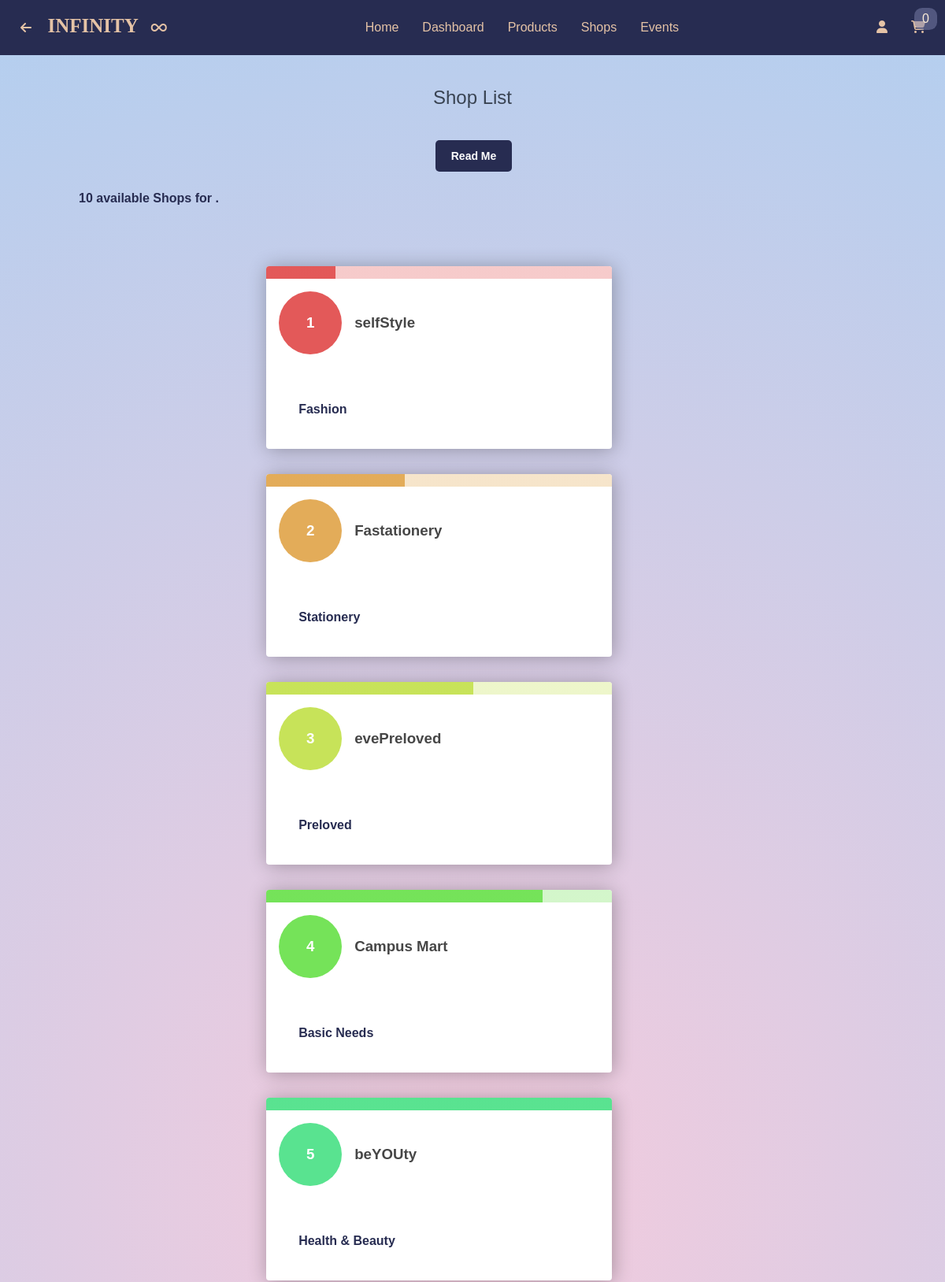
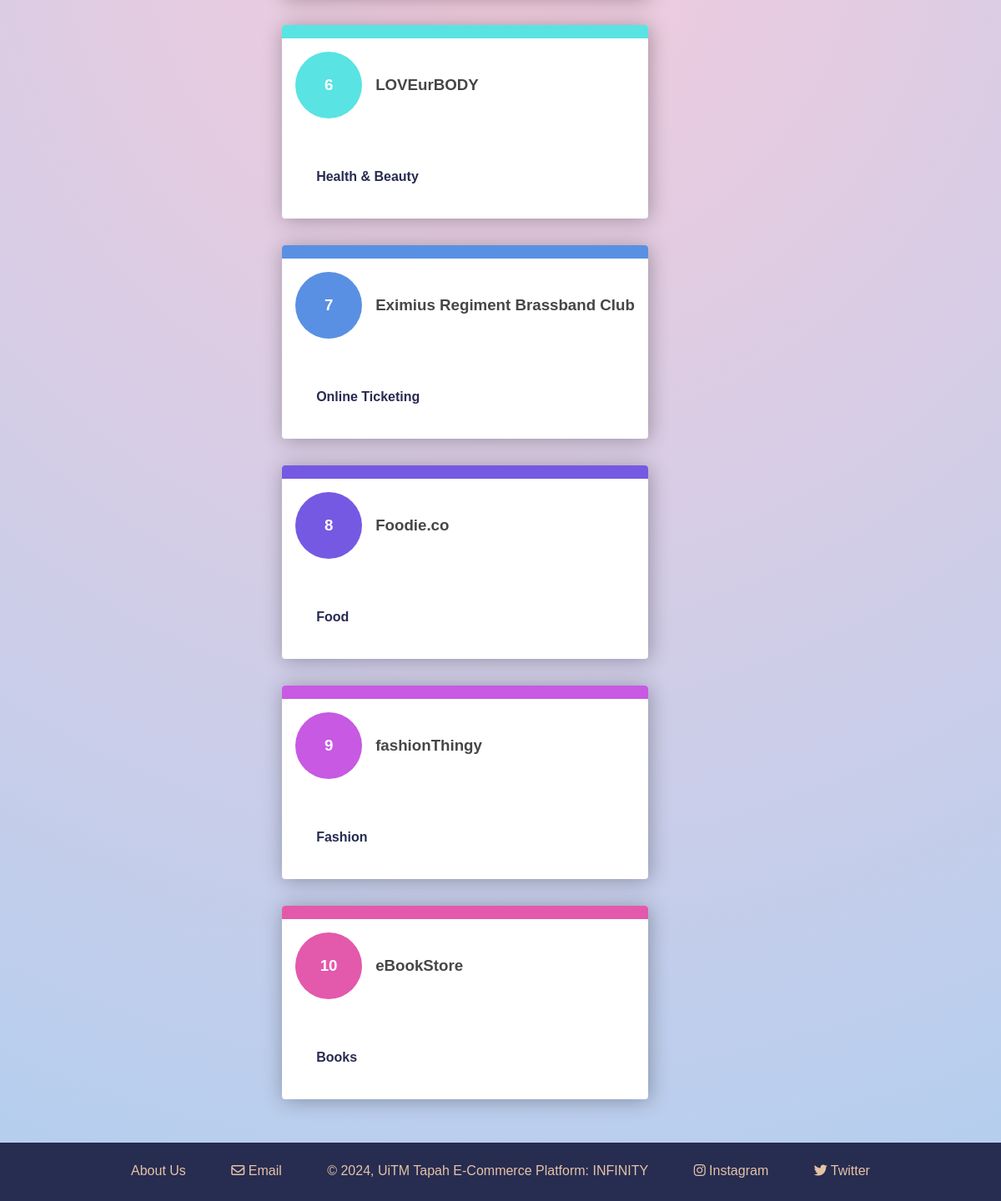
Screenshot of /Dashboard/index.php?page=../Shops/shops with the database file from the repository (2 pictures, top to bottom).
### tables this page shows
CREATE TABLE `sellers` (
  `sellerID` int(11) NOT NULL,
  `sellerName` varchar(100) NOT NULL,
  `sellerCategory` varchar(10) DEFAULT NULL,
  `sellerFaculty` varchar(25) DEFAULT NULL,
  `sellerCourse` varchar(25) DEFAULT NULL,
  `sellerAddress` varchar(100) DEFAULT NULL,
  `sellerPnum` varchar(20) DEFAULT NULL,
  `sellerEmail` varchar(50) DEFAULT NULL,
  `password` varchar(255) DEFAULT NULL,
  `token` varchar(100) DEFAULT NULL,
  `shopName` varchar(100) DEFAULT NULL,
  `shopCreated` date DEFAULT curdate(),
  `shopCategory` varchar(50) DEFAULT NULL,
  `sellerPicturePath` varchar(255) DEFAULT NULL
);

### Dashboard/index.php (called while the page is built, shortened)
<?php
include 'functions.php';
    $page = isset($_GET['page']) && file_exists($_GET['page'] . '.php') ? $_GET['page'] : 'home';
    include $page . '.php';
?>

### Shops/shops.php (the view, shortened to what this page needs)
<?php
$query = "SELECT * FROM sellers";
$stmt = $conn->prepare($query);
$stmt->execute();
$result = $stmt->get_result();
$sellers = $result->fetch_all(MYSQLI_ASSOC);
$total_sellers = $result->num_rows;
?>
<?= template_header('Shops') ?>
<div class="products content-wrapper">
	<h1>Shop List</h1>
	<div class="popup" onclick="popup()">Read Me
	</div>
	<p><?= $total_sellers ?> available Shops for <?php echo $_SESSION['customerName']; ?>.</p>
	<div class="shop-container">
		<ol style="--length: 5" role="list">
			<?php
			$i = 1;
			foreach ($sellers as $seller) { ?>
				<li style="--i: <?= $i ?>">
					<a href="index.php?page=../Shops/shopProduct&sellerID=<?= $seller['sellerID'] ?>">
						<h3><?= $seller['shopName'] ?></h3>
						<p><?= $seller['shopCategory'] ?></p>
					</a>
				</li>
			<?php
				$i++;
			}
			?>
		</ol>
	</div>
</div>
<?= template_footer() ?>

### Dashboard/functions.php (shortened to what this page needs)
<?php
function template_header($title)
{
    $customerName =  $_SESSION['customerName'];
    $customerID = $_SESSION['customerID'];
    $num_items_in_cart = isset($_SESSION['cart']) ? count($_SESSION['cart']) : 0;
    echo <<<EOT
    <!DOCTYPE html>
    <html>
        <head>
            <title>$title</title>
            <link href="../css/styling1.css" rel="stylesheet">
            <link rel="stylesheet" href="https://cdnjs.cloudflare.com/ajax/libs/font-awesome/6.4.2/css/all.min.css"/>
        </head>
        <body>
            <header>
                <div class="navbar">
                    <div class="logo">
                        <a href="javascript:history.back()"><i class="fas fa-arrow-left"></i></a>
                        <a>INFINITY<i class="fa-solid fa-infinity" style="background-color:#272c51 ; color:#e5c3a6;"></i>
                        </a>
                    </div>
                    <ul class="links">
                        <li><a href="index.php">Home</a></li>
                        <li><a href="index.php?page=../Dashboard/dashboard">Dashboard</a></li>
                        <li><a href="index.php?page=../Products/products">Products</a></li>
                        <li><a href="index.php?page=../Shops/shops">Shops</a></li>
                        <li><a href="index.php?page=../Events/events">Events</a></li>
                    </ul>
                    <ul class="links">
                        <div class="dropdown">
                            <button class="dropbtn"> $customerName <i class="fas fa-user"></i></button>
                                <a href="index.php?page=../Profile/profile&customerID=$customerID">Profile</a>
                                <a href="index.php?page=../Products/placeOrder&customerID=$customerID">Order History</a>
                        </div>
                        <a href="index.php?page=../Products/cart"><i class="fas fa-shopping-cart"></i>
                        <span class="badge-cart">$num_items_in_cart</span></a>
                    </ul>
                </div>
            </header>
            <main>
    EOT;
}
function template_footer()
{
    $year = date('Y');
    echo <<<EOT
            </main>
            <footer>
                <div class="content-wrapper">
                    <div class="footer-contents">
                        <a href="index.php?page=../aboutus">About Us</a>
                        <a href="mailto:contact@example.com"><i class="far fa-envelope"></i> Email</a>
                        <p>&copy; $year, UiTM Tapah E-Commerce Platform: INFINITY</p>
                        <a href="https://www.instagram.com/example" target="_blank"><i class="fab fa-instagram"></i> Instagram</a>
                        <a href="https://twitter.com/example" target="_blank"><i class="fab fa-twitter"></i> Twitter</a>
                    </div>
                </div>
            </footer>
        </body>
    </html>
    EOT;
}

### css/styling1.css (style rules this page uses)
* { margin: 0; padding: 0; box-sizing: border-box; font-family: Arial, Helvetica, sans-serif; }
:root { --primary-bg-color: #e5c3a6; --primary-text-color: #7c81ad; --secondary-bg-color: #4b527e; --table-border-color: #4b527e; --sign-in-sign-up-gold: #ffd700; --sign-in-sign-up-darkpurple: #272c51; }
html { height: 100%; }
body { position: relative; min-height: 100%; margin: 0; padding-bottom: 70px; background: rgb(238, 174, 202); background: radial-gradient( circle, rgba(238, 174, 202, 0.6448704481792717) 0%, rgba(148, 187, 233, 0.7120973389355743) 100% ); }
h1, h2, h3, h4, h5 { color: #394352; text-align: center; padding-bottom: 20px; }
.content-wrapper { width: 1050px; margin: 0 auto; }
li { list-style: none; }
header { position: relative; }
.navbar { width: 100%; height: 70px; margin: 0 auto; display: flex; align-items: center; justify-content: space-between; background-color: #272c51; padding: 10px; }
.navbar .logo a { font-size: 25px; font-weight: bold; color: #e5c3a6; font-family: "Brush Script MT", cursive; text-decoration: none; }
.navbar .logo i { font-size: 1rem; font-weight: bold; color: #e5c3a6; padding: 1rem; }
.navbar .links { display: flex; }
.navbar .links a { text-decoration: none; font-size: 1rem; color: #e5c3a6; padding: 15px; }
.navbar .links .badge-cart { position: absolute; top: 10px; right: 10px; padding: 5px 10px; border-radius: 35%; background-color: #7c81ad82; color: antiquewhite; }
.dropdown { float: right; overflow: hidden; }
.navbar .dropdown .dropbtn { font-size: 1rem; border: none; outline: none; color: #e5c3a6; padding: 15px; background-color: inherit; font-family: inherit; }
main .products .popup { position: relative; display: inline-block; cursor: pointer; left: 45.5%; -webkit-user-select: none; -moz-user-select: none; -ms-user-select: none; user-select: none; align-items: center; padding: 12px 20px; background: #272c51; color: #ffffff; font-size: 14px; font-weight: bold; cursor: pointer; border-radius: 5px; }
main > .products p { color: #272c51; padding: 25px; font-weight: bold; text-align: justify; text-shadow: #050560; }
main > .products h1 { display: block; font-weight: normal; margin: 0; padding: 40px 0; font-size: 24px; text-align: center; width: 100%; }
footer { background-color: #272c51; text-align: center; margin: auto; display: block; float: center; justify-content: center; align-items: center; height: 70px; position: absolute; bottom: 0; width: 100%; }
footer .footer-contents a { text-decoration: none; display: inline-block; padding: 25px; color: #e5c3a6; }
footer .footer-contents p { text-decoration: none; display: inline-block; padding: 25px; color: #e5c3a6; }
.shop-container { border: none; padding: 10px; margin: 10px; text-align: center; place-items: center; align-items: center; justify-items: center; display: block; width: 90%; }
.shop-container ol { list-style: none; counter-reset: list; padding: 0 1rem; }
.shop-container a { text-decoration: none; }
.shop-container li { --stop: calc(100% / var(--length) * var(--i)); --l: 62%; --l2: 88%; --h: calc((var(--i) - 1) * (180 / var(--length))); --c1: hsl(var(--h), 71%, var(--l)); --c2: hsl(var(--h), 71%, var(--l2)); position: relative; counter-increment: list; max-width: 45rem; margin: 2rem auto; padding: 2rem 1rem 1rem; box-shadow: 0.1rem 0.1rem 1.5rem rgba(0, 0, 0, 0.3); border-radius: 0.25rem; overflow: hidden; background-color: white; }
.shop-container li::before { content: ""; display: block; width: 100%; height: 1rem; position: absolute; top: 0; left: 0; background: linear-gradient( to right, var(--c1) var(--stop), var(--c2) var(--stop) ); }
.shop-container h3 { display: flex; align-items: baseline; margin: 0 0 1rem; color: rgb(70 70 70); }
.shop-container h3::before { display: flex; justify-content: center; align-items: center; flex: 0 0 auto; margin-right: 1rem; width: 3rem; height: 3rem; content: counter(list); padding: 1rem; border-radius: 50%; background-color: var(--c1); color: white; }

### rows the page displays
sellers: shopName "selfStyle", shopCategory "Fashion"
sellers: shopName "Fastationery", shopCategory "Stationery"
sellers: shopName "evePreloved", shopCategory "Preloved"
sellers: shopName "Campus Mart", shopCategory "Basic Needs"
sellers: shopName "beYOUty", shopCategory "Health & Beauty"
sellers: shopName "LOVEurBODY", shopCategory "Health & Beauty"
sellers: shopName "Eximius Regiment Brassband Club", shopCategory "Online Ticketing"
sellers: shopName "Foodie.co", shopCategory "Food"
sellers: shopName "fashionThingy", shopCategory "Fashion"
sellers: shopName "eBookStore", shopCategory "Books"

### other values shown
$num_items_in_cart "0"
$total_sellers "10"
